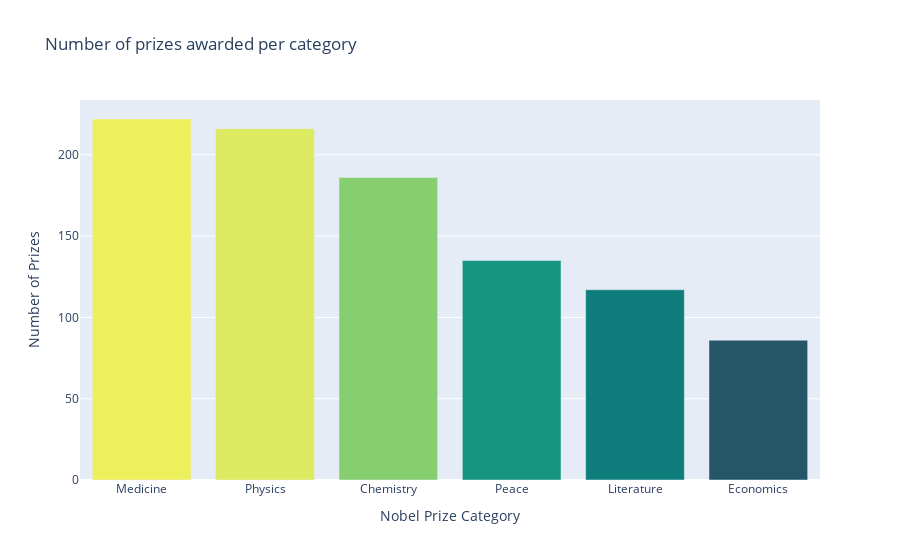

Notebook code for this chart:
### Code cell
v_bar = px.bar(x = prize_categories.index,
              y = prize_categories.values,
              color = prize_categories.values,
              color_continuous_scale='Aggrnyl',
              title = 'Number of prizes awarded per category')

v_bar.update_layout(xaxis_title='Nobel Prize Category',
                   coloraxis_showscale = False,
                   yaxis_title = 'Number of Prizes')
v_bar.show()

### Figure 1 — Plotly figure (JSON) as saved in the notebook; plotly's stock layout.template omitted (floating-point values rounded to 4 significant figures)
{"data": [{"alignmentgroup": "True", "hovertemplate": "x=%{x}<br>y=%{y}<br>color=%{marker.color}<extra></extra>", "legendgroup": "", "marker": {"color": [222, 216, 186, 135, 117, 86], "coloraxis": "coloraxis", "pattern": {"shape": ""}}, "name": "", "offsetgroup": "", "orientation": "v", "showlegend": false, "textposition": "auto", "type": "bar", "x": ["Medicine", "Physics", "Chemistry", "Peace", "Literature", "Economics"], "xaxis": "x", "y": [222, 216, 186, 135, 117, 86], "yaxis": "y"}], "layout": {"barmode": "relative", "coloraxis": {"colorbar": {"title": {"text": "color"}}, "colorscale": [[0, "rgb(36, 86, 104)"], [0.1667, "rgb(15, 114, 121)"], [0.3333, "rgb(13, 143, 129)"], [0.5, "rgb(57, 171, 126)"], [0.6667, "rgb(110, 197, 116)"], [0.8333, "rgb(169, 220, 103)"], [1, "rgb(237, 239, 93)"]], "showscale": false}, "legend": {"tracegroupgap": 0}, "title": {"text": "Number of prizes awarded per category"}, "xaxis": {"anchor": "y", "domain": [0, 1], "title": {"text": "Nobel Prize Category"}}, "yaxis": {"anchor": "x", "domain": [0, 1], "title": {"text": "Number of Prizes"}}}}
